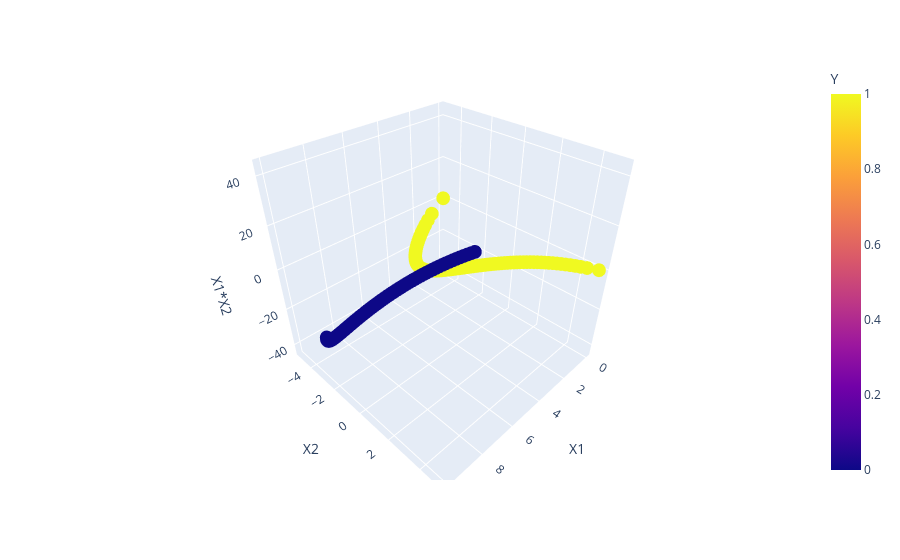

The code cell stored with this chart in its notebook:
### Code cell
fig = px.scatter_3d(df , x='X1' , y = 'X2' , z='X1*X2' , color='Y')
fig.show()

### Figure 1 — Plotly figure (JSON) as saved in the notebook; plotly's stock layout.template omitted (floating-point values rounded to 4 significant figures; data arrays with more than 128 entries replaced by an {"elided": "..."} marker saying what was removed)
{"data": [{"hovertemplate": "X1=%{x}<br>X2=%{y}<br>X1*X2=%{z}<br>Y=%{marker.color}<extra></extra>", "legendgroup": "", "marker": {"color": {"elided": "200 int values"}, "coloraxis": "coloraxis", "symbol": "circle"}, "mode": "markers", "name": "", "scene": "scene", "showlegend": false, "type": "scatter3d", "x": {"elided": "200 float values"}, "y": {"elided": "200 float values"}, "z": {"elided": "200 float values"}}], "layout": {"coloraxis": {"colorbar": {"title": {"text": "Y"}}, "colorscale": [[0, "#0d0887"], [0.1111, "#46039f"], [0.2222, "#7201a8"], [0.3333, "#9c179e"], [0.4444, "#bd3786"], [0.5556, "#d8576b"], [0.6667, "#ed7953"], [0.7778, "#fb9f3a"], [0.8889, "#fdca26"], [1, "#f0f921"]]}, "legend": {"tracegroupgap": 0}, "margin": {"t": 60}, "scene": {"domain": {"x": [0, 1], "y": [0, 1]}, "xaxis": {"title": {"text": "X1"}}, "yaxis": {"title": {"text": "X2"}}, "zaxis": {"title": {"text": "X1*X2"}}}}}
